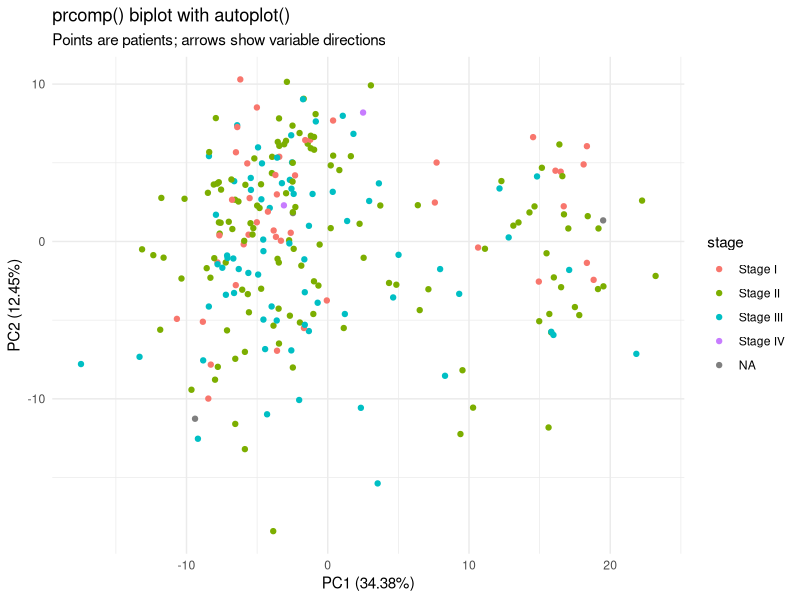
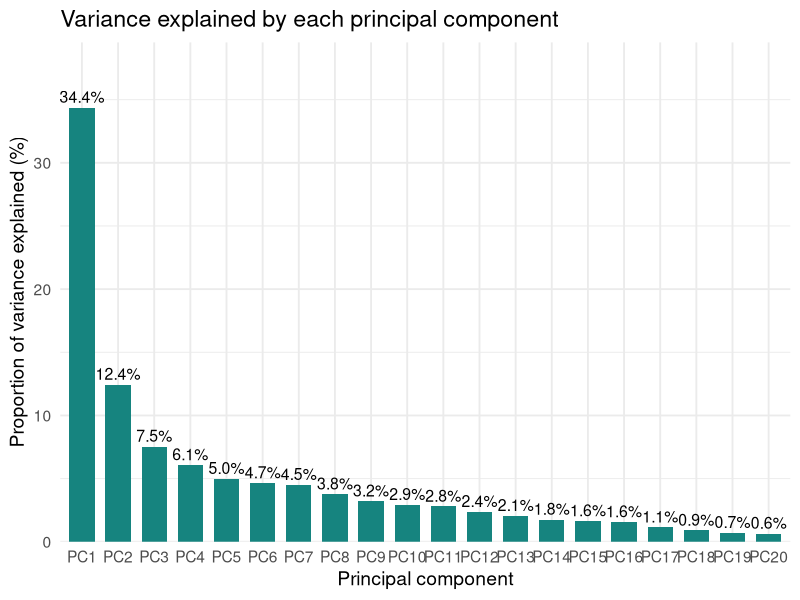
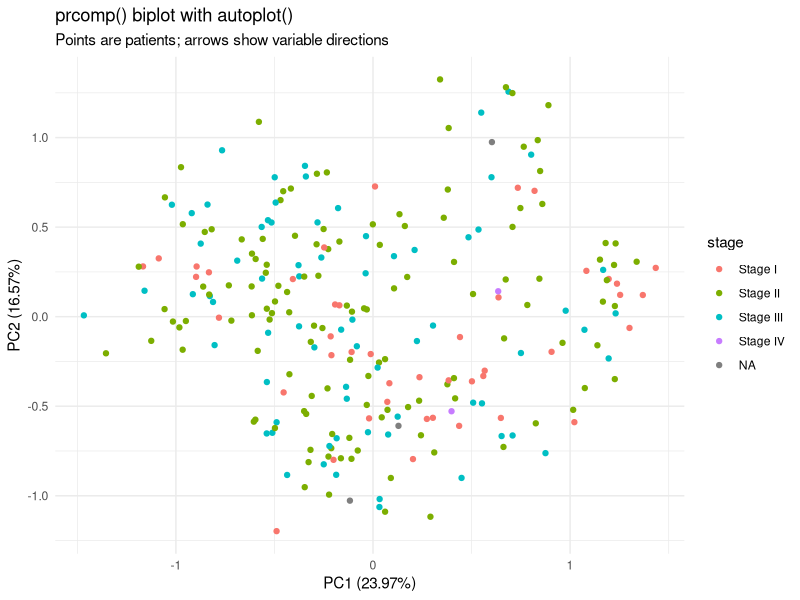
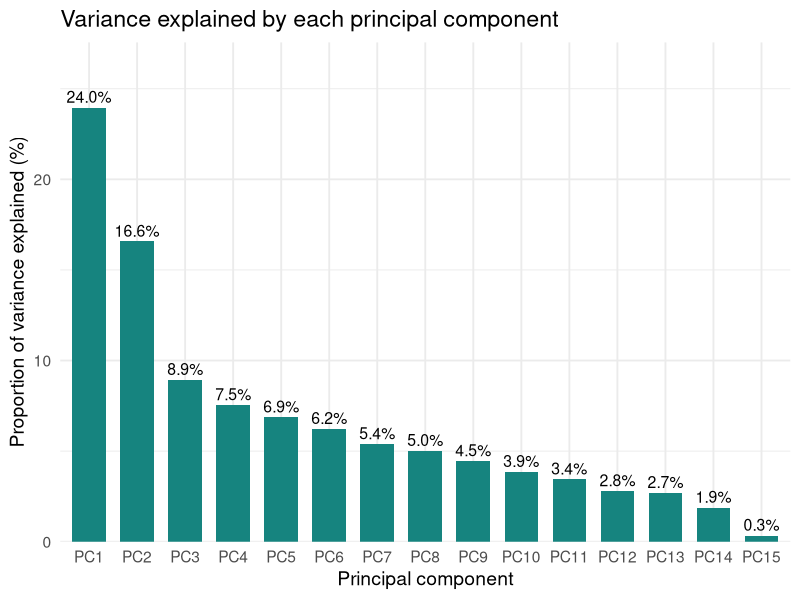
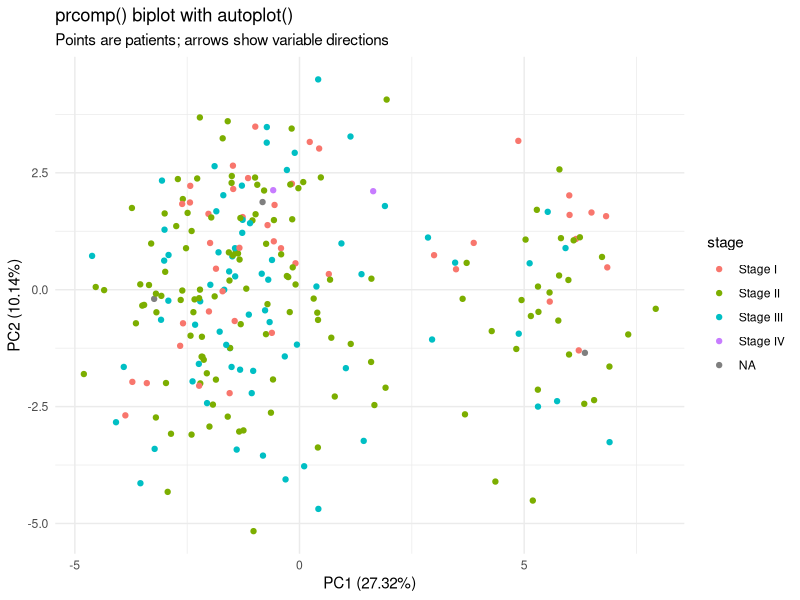
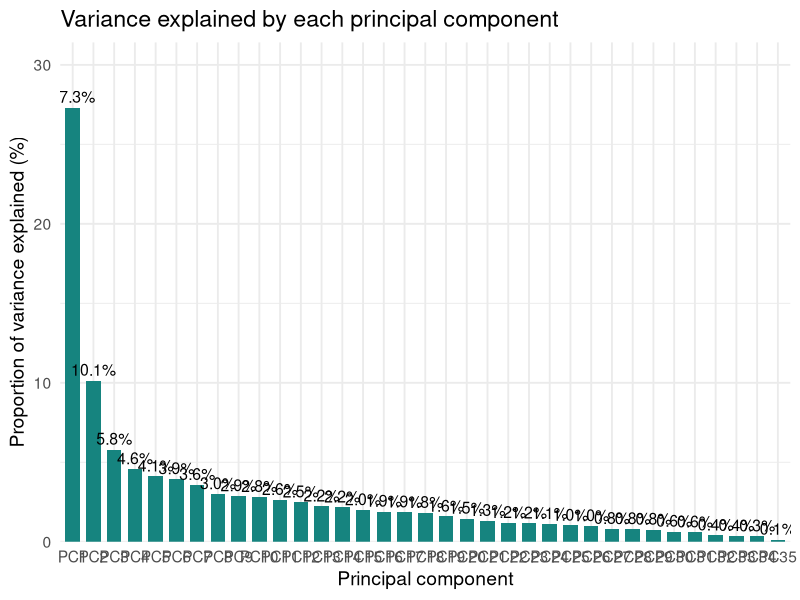

Generate these figures, in order, with R:
## ---- chunk 1
knitr::opts_chunk$set(echo=TRUE)
## ---- chunk 2
library(ggplot2)
library(ggfortify)
library(dplyr)
## ---- chunk 3
clinical <- read.csv("data/tcga_brca_clinical.csv")
names(clinical)[names(clinical)=="stage"] <- "stg"

sum(is.na(clinical$stg)) #count NA stage

clinical$stage[clinical$stg %in% c("stage ia", "stage ib", "stage i")] <- "Stage I"
clinical$stage[clinical$stg %in% c("stage iia", "stage iib", "stage ii")] <- "Stage II"
clinical$stage[clinical$stg %in% c("stage iiia", "stage iiib", "stage iiic")] <- "Stage III"
clinical$stage[clinical$stg =="stage iv"] <- "Stage IV"
# Stage X refers to cases that are undetermined -- missing ones treat as NA

sum(is.na(clinical$stage))
table(clinical$stage)

expression <- read.csv("data/tcga_brca_expression.csv")
genes <- names(expression)[names(expression) != "patient_id"]
methylation <- read.csv("data/tcga_brca_methylation.csv")
met_sites <- names(methylation)[names(methylation) != "patient_id"]
df_exp <- na.omit(merge(clinical[,c("patient_id", "stage")], expression, by="patient_id"))
df_met <- na.omit(merge(clinical[,c("patient_id", "stage")], methylation, by="patient_id"))

combined <- merge(expression, methylation, by="patient_id")
## ---- chunk 4
summary(df_exp)
summary(df_met)
## ---- chunk 5
pca_biplot <- function(pca, ref){

  plot_data <- data.frame(
    stage=factor(
      clinical$stage[match(ref$patient_id, clinical$patient_id)]
    )
  )
  
  autoplot(
    pca, 
    data=plot_data, 
    colour="stage", 
    scale = 0
  ) +
    labs(
      title = "prcomp() biplot with autoplot()",
      subtitle = "Points are patients; arrows show variable directions"
    ) +
    theme_minimal(base_size = 11)
}

pca_screeplot <- function(pca, ref, center=TRUE){
  
  pc_names <- colnames(pca$rotation)
  variance <- pca$sdev^2
  
  plot_variance <- data.frame(
    PC = factor(pc_names, levels = pc_names),
    VE = 100 * variance / sum(variance)
  )
  
  ggplot(plot_variance, aes(PC, VE)) +
  geom_col(fill = "#16847f", width = 0.7) +
  geom_text(aes(label = sprintf("%.1f%%", VE)), vjust = -0.4, size = 4) +
  scale_y_continuous(
    limits = c(0, max(plot_variance$VE) * 1.15),
    expand = c(0, 0)
  ) +
  labs(
    title = "Variance explained by each principal component",
    x = "Principal component",
    y = "Proportion of variance explained (%)"
  ) +
  theme_minimal(base_size = 14)
}
## ---- chunk 6
pca_exp <- prcomp(as.matrix(expression[,names(expression)!="patient_id"]),
                  center=TRUE, scale.=FALSE)

pca_biplot(pca_exp, ref=expression)
pca_screeplot(pca_exp, ref=expression)
## ---- chunk 7
pca_met <- prcomp(as.matrix(methylation[,names(methylation)!="patient_id"]),
                  center=TRUE, scale.=FALSE)

pca_biplot(pca_met, ref=methylation)
pca_screeplot(pca_met, ref=methylation)

## ---- chunk 8
pca_comb <- prcomp(as.matrix(combined[,names(combined)!="patient_id"]),
                  center=TRUE, scale.=TRUE)

pca_biplot(pca_comb, ref=combined)
pca_screeplot(pca_comb, ref=combined)
